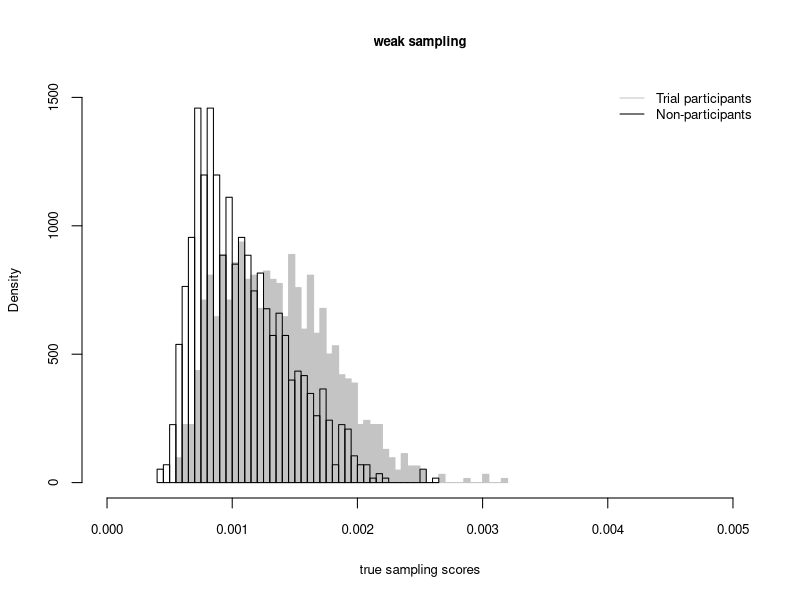
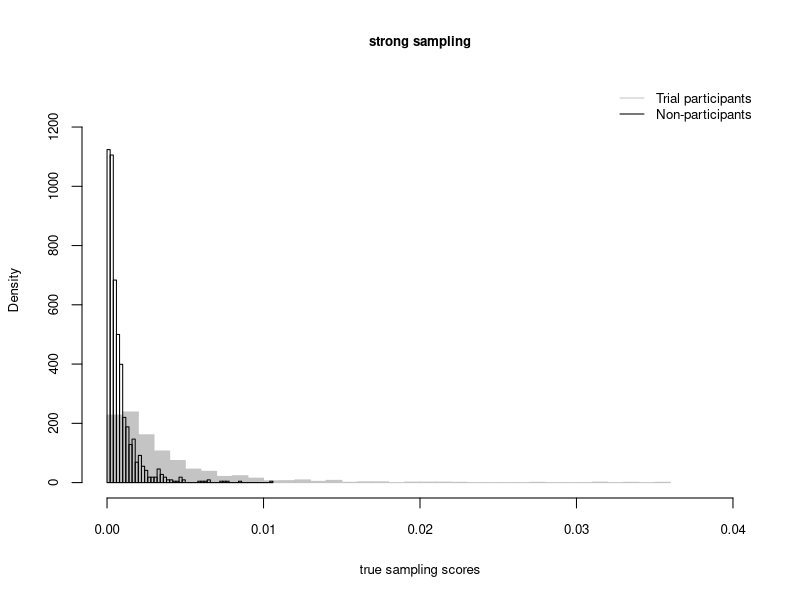

Generate these figures, in order, with R:
#visualization for weak and srong sampling in Figure 1
rm(list = ls())

##case 1(weak sampling): gampar <- c(-6.5,-0.2,-0.1,-0.5)
visualizedata <- function(gampar, title, choice){
  #population size
  N = 10^6
  # covariates
  x1 <- rnorm(N)
  x2 <- rnorm(N)
  x3 <- rbinom(N,1,0.5)
  
  # Sampling mechanism
  samp <-function(par,x){
    exp(x %*% par)/(1+exp(x %*% par))
  }
  
  xpop <- cbind(x1,x2,x3)
  p <- samp(gampar,cbind(1,xpop))
  S <- rbinom(N,1,p)
  
  M <-sum(S==0) # M = N-n
  xpopS0 <- xpop[which(S==0),] # N-n population
  # logistic model for D
  etapar <- c(-7,0.3,0.4,0.2)
  p0 <- samp(etapar,cbind(1,xpopS0))
  D <- rbinom(M,1,p0)
  
  idsamp = which(D==1)
  
  # proportion of ps outside range
  prop1 <- mean(p < 0.01)
  # prop2 <- mean(p < 0.1 | p > 0.9)
  prop2 <- mean(p > 0.95)
  prop3 <- mean(p0 < 0.01)
  prop4 <- mean(p0 > 0.95)
  print(c(prop1,prop2,prop3,prop4))
  if(choice==1){
    # histograms
    hist(p[S==1],breaks=50,col="gray77",border="gray77",main=title,xlim=c(0,0.005),xlab="true sampling scores",freq=F,
         cex.lab = 0.8, cex.axis = 0.8 ,cex.main = 0.8, cex = 0.8, ylim=c(0,1500))
    hist(p[S==0][idsamp],breaks=50,col="NA",add=TRUE,freq=F)
    legend("topright",legend=c("Trial participants","Non-participants"),col=c("gray77","black"),lty=1,lwd=1,bty='n',cex=0.8)
  }else{
    # histograms
    hist(p[S==1],breaks=50,col="gray77",border="gray77",main=title,xlim=c(0,0.04),xlab="true sampling scores",freq=F,
         cex.lab = 0.8, cex.axis = 0.8,cex.main = 0.8, cex = 0.8, ylim=c(0,1300))
    hist(p[S==0][idsamp],breaks=50,col="NA",add=TRUE,freq=F)
    legend("topright",legend=c("Trial participants","Non-participants"),col=c("gray77","black"),lty=1,lwd=1,bty='n',cex=0.8)
  }
}

gampar <- c(-6.5,-0.2,-0.1,-0.5)
visualizedata(gampar, title="weak sampling",choice=1)

gampar <- c(-6.7,-0.8,-0.4,-1)
visualizedata(gampar, title="strong sampling",choice=2)

